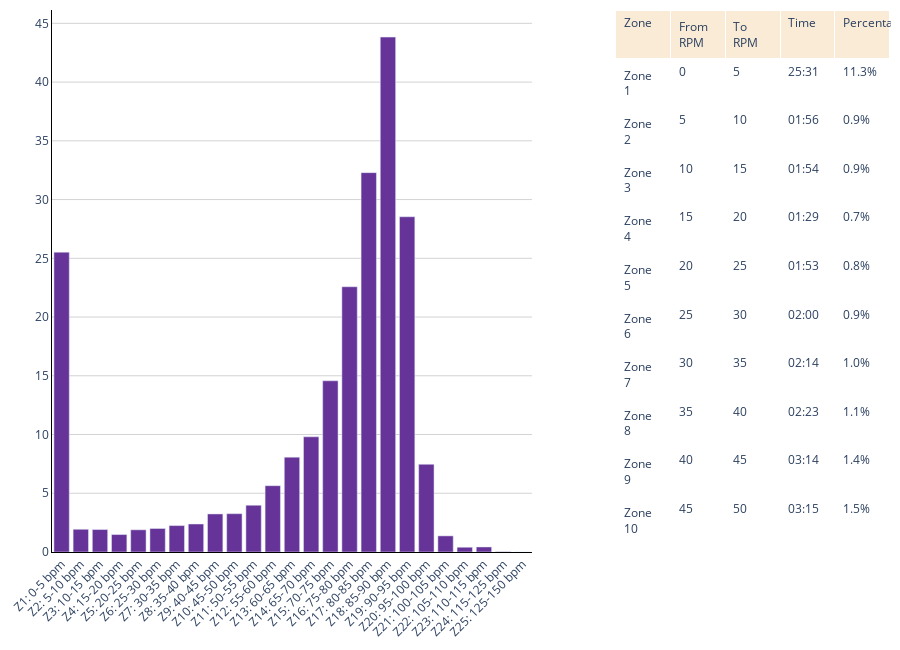

This figure's notebook cell:
### Markdown cell above
### CADENCE

### Code cell
cadence_fig = plot_cadence_zones(df_activity_visual)
# Save plot as PNG file
pio.write_image(cadence_fig, 'visuals/cadence_plot.png', width=1200, height=700)

cadence_fig

### Figure 1 — Plotly figure (JSON) as saved in the notebook; plotly's stock layout.template omitted (floating-point values rounded to 4 significant figures)
{"data": [{"customdata": ["25:31", "01:56", "01:54", "01:29", "01:53", "02:00", "02:14", "02:23", "03:14", "03:15", "03:58", "05:38", "08:04", "09:48", "14:34", "22:34", "32:17", "43:49", "28:32", "07:27", "01:22", "00:24", "00:25", "00:01", "00:00"], "hovertemplate": "<b>%{x}</b><br>Zone held during %{customdata}<br><extra></extra>", "marker": {"color": "rgb(102, 51, 153)"}, "type": "bar", "x": ["Z1: 0-5 bpm", "Z2: 5-10 bpm", "Z3: 10-15 bpm", "Z4: 15-20 bpm", "Z5: 20-25 bpm", "Z6: 25-30 bpm", "Z7: 30-35 bpm", "Z8: 35-40 bpm", "Z9: 40-45 bpm", "Z10: 45-50 bpm", "Z11: 50-55 bpm", "Z12: 55-60 bpm", "Z13: 60-65 bpm", "Z14: 65-70 bpm", "Z15: 70-75 bpm", "Z16: 75-80 bpm", "Z17: 80-85 bpm", "Z18: 85-90 bpm", "Z19: 90-95 bpm", "Z20: 95-100 bpm", "Z21: 100-105 bpm", "Z22: 105-110 bpm", "Z23: 110-115 bpm", "Z24: 115-125 bpm", "Z25: 125-150 bpm"], "xaxis": "x", "y": [25.52, 1.934, 1.911, 1.484, 1.889, 2.001, 2.249, 2.384, 3.238, 3.261, 3.98, 5.644, 8.073, 9.805, 14.57, 22.58, 32.29, 43.83, 28.54, 7.466, 1.372, 0.4048, 0.4273, 0.02249, 0], "yaxis": "y"}, {"cells": {"align": "left", "fill": {"color": "white"}, "values": [["Zone 1", "Zone 2", "Zone 3", "Zone 4", "Zone 5", "Zone 6", "Zone 7", "Zone 8", "Zone 9", "Zone 10", "Zone 11", "Zone 12", "Zone 13", "Zone 14", "Zone 15", "Zone 16", "Zone 17", "Zone 18", "Zone 19", "Zone 20", "Zone 21", "Zone 22", "Zone 23", "Zone 24", "Zone 25"], ["0", "5", "10", "15", "20", "25", "30", "35", "40", "45", "50", "55", "60", "65", "70", "75", "80", "85", "90", "95", "100", "105", "110", "115", "125"], ["5", "10", "15", "20", "25", "30", "35", "40", "45", "50", "55", "60", "65", "70", "75", "80", "85", "90", "95", "100", "105", "110", "115", "125", "150"], ["25:31", "01:56", "01:54", "01:29", "01:53", "02:00", "02:14", "02:23", "03:14", "03:15", "03:58", "05:38", "08:04", "09:48", "14:34", "22:34", "32:17", "43:49", "28:32", "07:27", "01:22", "00:24", "00:25", "00:01", "00:00"], ["11.3%", "0.9%", "0.9%", "0.7%", "0.8%", "0.9%", "1.0%", "1.1%", "1.4%", "1.5%", "1.8%", "2.5%", "3.6%", "4.4%", "6.5%", "10.0%", "14.4%", "19.5%", "12.7%", "3.3%", "0.6%", "0.2%", "0.2%", "0.0%", "0.0%"]]}, "domain": {"x": [0.6727, 1.0], "y": [0, 1]}, "header": {"align": "left", "fill": {"color": "antiquewhite"}, "values": ["Zone", "From RPM", "To RPM", "Time", "Percentage"]}, "type": "table"}], "layout": {"height": 650, "margin": {"b": 10, "l": 10, "r": 10, "t": 10}, "plot_bgcolor": "rgba(0,0,0,0)", "xaxis": {"anchor": "y", "domain": [0, 0.5727], "linecolor": "black", "showgrid": true, "tickangle": -45}, "yaxis": {"anchor": "x", "domain": [0, 1], "gridcolor": "lightgrey", "gridwidth": 1, "linecolor": "black", "showgrid": true}}}
